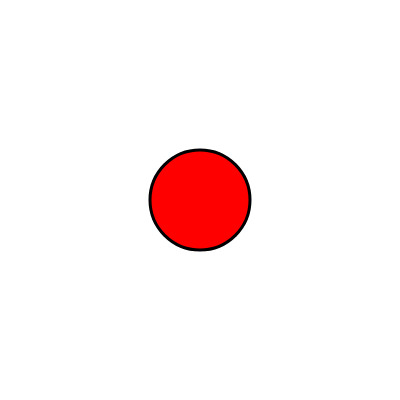
Frame 1 (no input)
Frame 60 (no input): identical to frame 1, image omitted
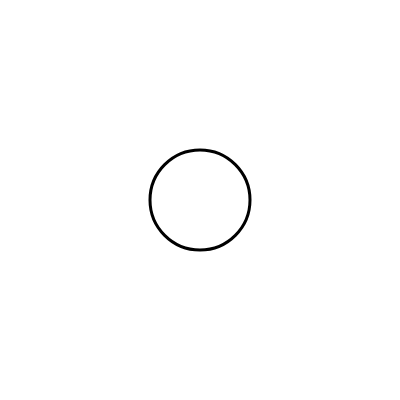
Frame 120 (the mouse pressed at the canvas centre since frame 60)

The p5.js sketch that drew these frames (run headless with seeded random() and noise() and a simulated clock; from frame 60 on, the mouse is pressed at the canvas centre):

// p5.js sketch
// ── sketch.js
function setup(){
  createCanvas(400,400);
  background(255);
}

function draw(){
  background(255);
  stroke(0);
  strokeWeight(3);

  if(mouseX < width/2) {
    if(mouseY < height/2){
      fill(255,0,0);
    }
    else{
      fill(0,255,0);
    }
  }
  else {
    if(mouseY < height/2){
      fill(0,0,255);
    }
    else{
      fill(255);
    }
  }
  circle(width/2, height/2, height/4);
}
